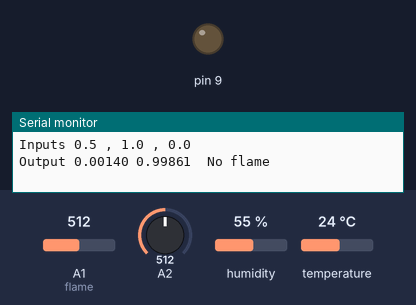
Bench run of a sketch on a simulated Arduino Uno, built with avr-gcc and run on an emulated ATmega328P. Parts: output pins drawn as LEDs (lit = HIGH), the last lines printed to the serial monitor. The test bench sets the inputs (shaded band); at power-on: temperature 24 °C, A1 (flame) = 512, A2 = 512, humidity 55 %. Random numbers use the default seed unless the sketch sets one.

Above: at 16.8 s.
16.9 s: temperature set to 36 °C
21.4 s: temperature set to 39 °C
At 23.9 s:
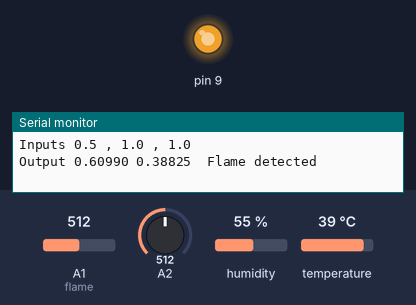
25.9 s: A1 (flame) set to 495
At 27.8 s:
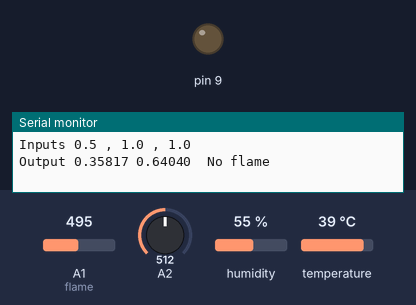
30.4 s: A1 (flame) set to 716
At 32.1 s:
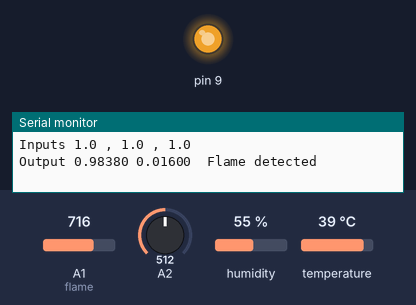
34.9 s: A1 (flame) set to 306
At 36.0 s:
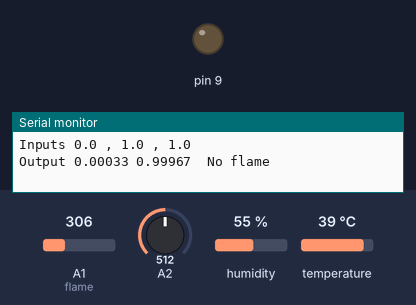
Timing chart, 0 to 37.9 s (numbered marks = the images above; inputs shaded):
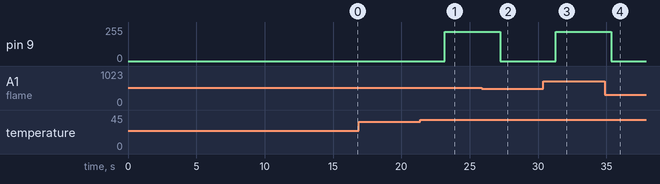

The sketch:

Fire_Prediction_NN.ino
```cpp
/*
 * Written by Romesh Fernando (1940609) - romeshfernandodean98@gmail.com
 * UG(CS&SE) - UOB
 * ANT - AI based firefighting robot (NN for navigate robot)
 * Arduino v1.8.12
 */

/*
 * Include required libraries
 */

#include <DHT.h>
#include <DHT_U.h>

#include <math.h>
#include <Arduino.h>

#include "DHT.h"
#define DHTPIN 2
#define DHTTYPE DHT11

DHT dht(DHTPIN, DHTTYPE);


/*
 * Declaration of parameters (These parameters can be changed when configure the neural network for get better outputs)
 */

const int PatternCount = 27;
const int InputNodes = 3;
const int HiddenNodes = 4;
const int OutputNodes = 2;
const float LearningRate = 0.2;
const float Momentum = 0.9;
const float InitialWeightMax = 0.5;
const float Success = 0.04;
int trainDone=0;


/*
 * Declaration of parameters (These parameters can be changed when configure the neural network for get better outputs)
 */

float Input[PatternCount][InputNodes] = {
  { 1, 0, 0 },
  { 0, 1, 0 },
  { 0, 0, 1 },

  { 1, 1, 0 },
  { 0, 1, 1 },
  { 1, 0, 1 },

  { 1, 1, 1 },
  { 0, 0, 0 },

  { 0.5, 0, 0 },
  { 0, 0.5, 0 },
  { 0, 0, 0.5 },

  { 0.5, 0.5, 0 },
  { 0, 0.5, 0.5 },
  { 0.5, 0, 0.5 },

  { 0.5, 0.5, 0.5 },
  { 0, 0, 0 },

  { 0.8, 0, 0 },
  { 0, 0.8, 0 },
  { 0, 0, 0.8 },

  { 0.8, 0.8, 0 },
  { 0, 0.8, 0.8 },
  { 0.8, 0, 0.8 },

  { 0.8, 0.8, 0.8 },
  { 0, 0, 0 },
  {1,0.7,1},

  {0.5,0.7,1},
  {0.5,0.9,0.8}

};

const float Target[PatternCount][OutputNodes] = {

   {0,1},
   {0,1},
   {0,1},

   {0,1},
   {0,1},
   {0,1},

   {1,0},
   {0,1},

   {0,1},
   {0,1},
   {0,1},

   {0,1},
   {0,1},
   {0,1},

   {0,1},
   {0,1},

   {0,1},
   {0,1},
   {0,1},

   {0,1},
   {0,1},
   {0,1},

   {1,0},
   {0,1},
   {1,0},

   {0,1},
   {0,1}
};


/*
 * Variable declaration
 */

int i, j, p, q, r;
int ReportEvery1000;
int RandomizedIndex[PatternCount];
long  TrainingCycle;
float Rando;
float Error;
float Accum;

float Hidden[HiddenNodes];
float Output[OutputNodes];
float HiddenWeights[InputNodes+1][HiddenNodes];
float OutputWeights[HiddenNodes+1][OutputNodes];
float HiddenDelta[HiddenNodes];
float OutputDelta[OutputNodes];
float ChangeHiddenWeights[InputNodes+1][HiddenNodes];
float ChangeOutputWeights[HiddenNodes+1][OutputNodes];

void setup(){
  dht.begin();
  Serial.begin(115200);
  ReportEvery1000 = 1;
  for( p = 0 ; p < PatternCount ; p++ ) {
    RandomizedIndex[p] = p ;
  }


}

// declare the input data array

float inData[1][4] = {
  { 0, 0, 0, 0},

};

float NNInput[4];

void loop (){

  if(trainDone==0)
  {
    train_NN();
  }
  else
  {
    run_NN();
  }

}


  /*
   *  Run NN
   */

void run_NN()
{
    int in1 = analogRead(A1);          //flame light
    int in2 = analogRead(A2);          //smoke
    float in3 = dht.readTemperature(); //temperature

    in1 = map(in1, 350, 650, 0, 100);
    in2 = map(in2, 50, 150, 0, 100);
    in3 = map(in3, 33, 38, 0, 100);

    in1 = constrain(in1, 0, 100);
    in2 = constrain(in2, 0, 100);
    in3 = constrain(in3, 0, 100);

    NNInput[1] = float(in1) / 100;
    NNInput[2] = float(in2) / 100;
    NNInput[3] = float(in3) / 100;

    //remove comments of below three lines for testing with custom inputs (add 0, 1 or values between 0 and 1)
    //NNInput[1]=0;
    //NNInput[2]=0;
    //NNInput[3]=0;

    Serial.print ("Inputs ");
    Serial.print (NNInput[1], 1);
    Serial.print (" , ");
    Serial.print (NNInput[2], 1);
    Serial.print (" , ");
    Serial.print (NNInput[3], 1);
    Serial.println (" ");

    inData[1][0] = NNInput[1];
    inData[1][1] = NNInput[2];
    inData[1][2] = NNInput[3];


    for( i = 0 ; i < HiddenNodes ; i++ ) {
      Accum = HiddenWeights[InputNodes][i] ;
      for( j = 0 ; j < InputNodes ; j++ ) {
        Accum += inData[1][j] * HiddenWeights[j][i] ;
      }
      Hidden[i] = 1.0/(1.0 + exp(-Accum)) ;
    }

    for( i = 0 ; i < OutputNodes ; i++ ) {
      Accum = OutputWeights[HiddenNodes][i] ;
      for( j = 0 ; j < HiddenNodes ; j++ ) {
        Accum += Hidden[j] * OutputWeights[j][i] ;
      }
      Output[i] = 1.0/(1.0 + exp(-Accum)) ;
    }
    Serial.print ("Output ");
    for( i = 0 ; i < OutputNodes ; i++ ) {
      Serial.print (Output[i], 5);
      Serial.print (" ");
    }

    if(Output[0]>=Output[1])
    {
      Serial.println (" Flame detected ");
      Serial.println (" ");
      analogWrite(9, 220);
      delay(2000);

    }else
    {
      Serial.println (" No flame ");
      Serial.println (" ");
      analogWrite(9, LOW);
      delay(1000);
    }

  }


  /*
   *  Train NN
   */

void train_NN(){

  for( i = 0 ; i < HiddenNodes ; i++ ) {
    for( j = 0 ; j <= InputNodes ; j++ ) {
      ChangeHiddenWeights[j][i] = 0.0 ;
      Rando = float(random(100))/100;
      HiddenWeights[j][i] = 2.0 * ( Rando - 0.5 ) * InitialWeightMax ;
    }
  }

  for( i = 0 ; i < OutputNodes ; i ++ ) {
    for( j = 0 ; j <= HiddenNodes ; j++ ) {
      ChangeOutputWeights[j][i] = 0.0 ;
      Rando = float(random(100))/100;
      OutputWeights[j][i] = 2.0 * ( Rando - 0.5 ) * InitialWeightMax ;
    }
  }

  for( TrainingCycle = 1 ; TrainingCycle < 2147483647 ; TrainingCycle++) {
    for( p = 0 ; p < PatternCount ; p++) {
      q = random(PatternCount);
      r = RandomizedIndex[p] ;
      RandomizedIndex[p] = RandomizedIndex[q] ;
      RandomizedIndex[q] = r ;
    }
    Error = 0.0 ;

    for( q = 0 ; q < PatternCount ; q++ ) {
      p = RandomizedIndex[q];

      for( i = 0 ; i < HiddenNodes ; i++ ) {
        Accum = HiddenWeights[InputNodes][i] ;
        for( j = 0 ; j < InputNodes ; j++ ) {
          Accum += Input[p][j] * HiddenWeights[j][i] ;
        }
        Hidden[i] = 1.0/(1.0 + exp(-Accum)) ;
      }

      for( i = 0 ; i < OutputNodes ; i++ ) {
        Accum = OutputWeights[HiddenNodes][i] ;
        for( j = 0 ; j < HiddenNodes ; j++ ) {
          Accum += Hidden[j] * OutputWeights[j][i] ;
        }
        Output[i] = 1.0/(1.0 + exp(-Accum)) ;
        OutputDelta[i] = (Target[p][i] - Output[i]) * Output[i] * (1.0 - Output[i]) ;
        Error += 0.5 * (Target[p][i] - Output[i]) * (Target[p][i] - Output[i]) ;
      }

      for( i = 0 ; i < HiddenNodes ; i++ ) {
        Accum = 0.0 ;
        for( j = 0 ; j < OutputNodes ; j++ ) {
          Accum += OutputWeights[i][j] * OutputDelta[j] ;
        }
        HiddenDelta[i] = Accum * Hidden[i] * (1.0 - Hidden[i]) ;
      }

      for( i = 0 ; i < HiddenNodes ; i++ ) {
        ChangeHiddenWeights[InputNodes][i] = LearningRate * HiddenDelta[i] + Momentum * ChangeHiddenWeights[InputNodes][i] ;
        HiddenWeights[InputNodes][i] += ChangeHiddenWeights[InputNodes][i] ;
        for( j = 0 ; j < InputNodes ; j++ ) {
          ChangeHiddenWeights[j][i] = LearningRate * Input[p][j] * HiddenDelta[i] + Momentum * ChangeHiddenWeights[j][i];
          HiddenWeights[j][i] += ChangeHiddenWeights[j][i] ;
        }
      }

      for( i = 0 ; i < OutputNodes ; i ++ ) {
        ChangeOutputWeights[HiddenNodes][i] = LearningRate * OutputDelta[i] + Momentum * ChangeOutputWeights[HiddenNodes][i] ;
        OutputWeights[HiddenNodes][i] += ChangeOutputWeights[HiddenNodes][i] ;
        for( j = 0 ; j < HiddenNodes ; j++ ) {
          ChangeOutputWeights[j][i] = LearningRate * Hidden[j] * OutputDelta[i] + Momentum * ChangeOutputWeights[j][i] ;
          OutputWeights[j][i] += ChangeOutputWeights[j][i] ;
        }
      }
    }

    Serial.print ("  Error = ");
    Serial.println (Error, 5);


    if( Error < Success )
    {
      trainDone=1;
    }
    if( Error < Success )break;
  }


}
```

Measured:
- the behaviour switches between 37 and 38 °C on temperature (found by bisection; images 0 and 1)
- the behaviour switches between 506 and 505 on A1 (flame) (found by bisection; images 1 and 2)
- after the input at 21.4 s, pin 9: 0/255 → 220/255 after 1.8 s
- after the input at 25.9 s, pin 9: 220/255 → 0/255 after 1.3 s
- after the input at 30.4 s, pin 9: 0/255 → 220/255 after 0.89 s
- after the input at 34.9 s, pin 9: 220/255 → 0/255 after 0.45 s
